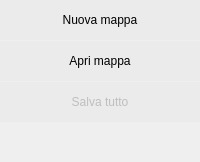
         <widget class="QWidget" name="widgetLeft" native="true">
          <property name="styleSheet">
           <string notr="true">QWidget#widgetLeft
{
   background-color: rgb(154, 154, 154);
}

QPushButton
{
	border: 0px solid black;
	background-color: rgb(235, 235, 235);
   padding: 5px 5px 5px 5px;
}

QPushButton:hover
{
	background-color: rgb(137, 255, 129);
}

QPushButton:pressed
{
	background-color: rgb(124, 231, 117);
}</string>
          </property>
          <layout class="QVBoxLayout" name="verticalLayout">
           <property name="spacing">
            <number>1</number>
           </property>
           <property name="leftMargin">
            <number>0</number>
           </property>
           <property name="topMargin">
            <number>0</number>
           </property>
           <property name="rightMargin">
            <number>0</number>
           </property>
           <property name="bottomMargin">
            <number>0</number>
           </property>
           <item>
            <widget class="QPushButton" name="pushButtonNew">
             <property name="minimumSize">
              <size>
               <width>0</width>
               <height>40</height>
              </size>
             </property>
             <property name="text">
              <string>Nuova mappa</string>
             </property>
             <property name="icon">
              <iconset resource="resource.qrc">
               <normaloff>:/icons/icons/add.png</normaloff>:/icons/icons/add.png</iconset>
             </property>
             <property name="flat">
              <bool>true</bool>
             </property>
            </widget>
           </item>
           <item>
            <widget class="QPushButton" name="pushButtonOpen">
             <property name="minimumSize">
              <size>
               <width>0</width>
               <height>40</height>
              </size>
             </property>
             <property name="text">
              <string>Apri mappa</string>
             </property>
             <property name="icon">
              <iconset resource="resource.qrc">
               <normaloff>:/icons/icons/open-file-icon.png</normaloff>:/icons/icons/open-file-icon.png</iconset>
             </property>
             <property name="flat">
              <bool>true</bool>
             </property>
            </widget>
           </item>
           <item>
            <widget class="QPushButton" name="pushButtonSave">
             <property name="enabled">
              <bool>false</bool>
             </property>
             <property name="minimumSize">
              <size>
               <width>0</width>
               <height>40</height>
              </size>
             </property>
             <property name="text">
              <string>Salva tutto</string>
             </property>
             <property name="icon">
              <iconset resource="resource.qrc">
               <normaloff>:/icons/icons/save.png</normaloff>:/icons/icons/save.png</iconset>
             </property>
             <property name="flat">
              <bool>true</bool>
             </property>
            </widget>
           </item>
           <item>
            <spacer name="verticalSpacer">
             <property name="orientation">
              <enum>Qt::Vertical</enum>
             </property>
             <property name="sizeHint" stdset="0">
              <size>
               <width>20</width>
               <height>40</height>
              </size>
             </property>
            </spacer>
           </item>
          </layout>
         </widget>
